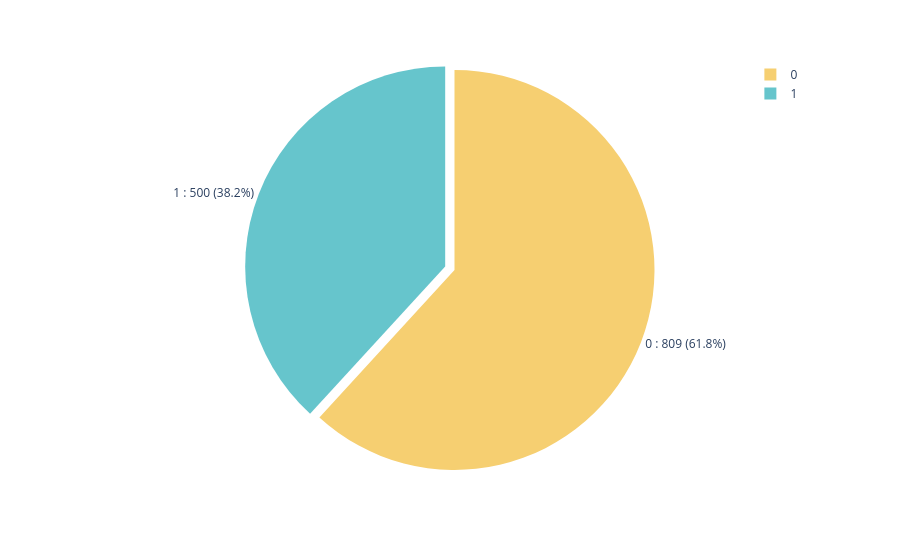

Write notebook code for a chart like this one.
### Code cell
# px.pie(df, names='survivant')

# Mieux : chaque secteur affiche directement le nom (1 ou 0), le nombre d’occurrences et le pourcentage.
px.pie(df, 
       names='survivant', 
       color='survivant', 
       color_discrete_sequence=px.colors.qualitative.Pastel
       ).update_traces( texttemplate="%{label} : %{value} (%{percent})" ,
                        textposition="outside",    # texte à l’extérieur du secteur
                        pull=[0.05]*len(df['survivant'].unique()))  # léger décalage pour chaque secteur)

### Figure 1 — Plotly figure (JSON) as saved in the notebook; plotly's stock layout.template omitted (floating-point values rounded to 4 significant figures; data arrays with more than 128 entries replaced by an {"elided": "..."} marker saying what was removed)
{"data": [{"customdata": {"elided": "1309x1 int values"}, "domain": {"x": [0, 1], "y": [0, 1]}, "hovertemplate": "survivant=%{customdata[0]}<extra></extra>", "labels": {"elided": "1309 int values"}, "legendgroup": "", "marker": {"colors": {"elided": "1309 str values"}}, "name": "", "pull": [0.05, 0.05], "showlegend": true, "textposition": "outside", "texttemplate": "%{label} : %{value} (%{percent})", "type": "pie"}], "layout": {"legend": {"tracegroupgap": 0}, "margin": {"t": 60}, "piecolorway": ["rgb(102, 197, 204)", "rgb(246, 207, 113)", "rgb(248, 156, 116)", "rgb(220, 176, 242)", "rgb(135, 197, 95)", "rgb(158, 185, 243)", "rgb(254, 136, 177)", "rgb(201, 219, 116)", "rgb(139, 224, 164)", "rgb(180, 151, 231)", "rgb(179, 179, 179)"]}}
